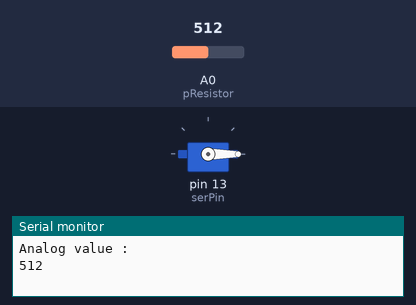
Bench run of a sketch on a simulated Arduino Uno, built with avr-gcc and run on an emulated ATmega328P. Shown: servo, the last lines printed to the serial monitor. Inputs (shaded band) come from the test bench; at power-on: A0 (pResistor) = 512.

Above: at 0.1 s.
At 1.6 s:
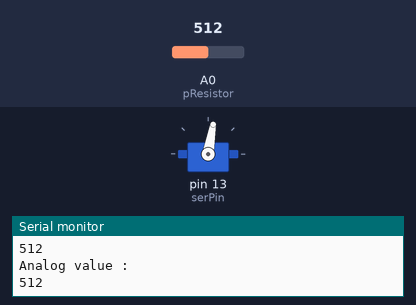
Timing chart, 0 to 3.1 s (numbered marks = the images above):
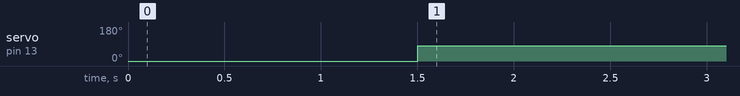

Measured:
- by itself, servo on pin 13 (serPin): 0° → 80° at 1.5 s

The sketch:

light-blocker.ino
```cpp
#include <Servo.h>

Servo ser;
//Constants
const int pResistor = A0; // Photoresistor at Arduino analog pin A0
const int ledPin=9;       // Led pin at Arduino pin 9
int serPin = 13;
int serPos = 0;

void setup() {
  Serial.begin(9600);
  pinMode(pResistor, INPUT);
  ser.attach(serPin);
  ser.write(serPos);
}

void loop(){
    int value = analogRead(pResistor);
    Serial.println("Analog value : ");
    Serial.println(value);
    ser.write(serPos);
    if (value > 457) {
      // low light, so switch the light (LED) on
      serPos = 80;
    }
    else {
      // light level high enough, so switch the light (LED) off
      serPos = 0;
    }
    // wait for ADC to settle before next reading
    delay(1500);
}
```
